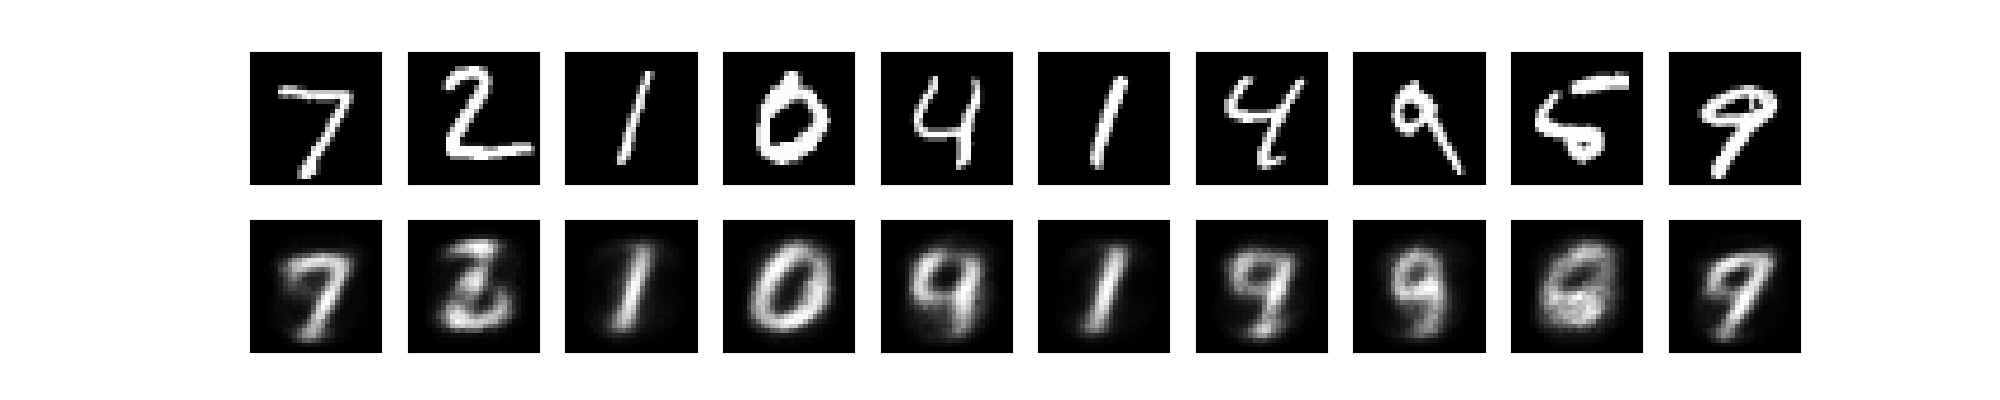

The script that saved this image:
#
#   simple_ae.py
#
#   Autoencoder tutorial code
#
from __future__ import absolute_import
from __future__ import division
from __future__ import print_function

import numpy as np
import matplotlib as mpl

mpl.use('Agg')
import matplotlib.pyplot as plt
import tensorflow as tf

# Import data
from tensorflow.examples.tutorials.mnist import input_data

mnist = input_data.read_data_sets("MNIST_data", one_hot=True)

# Variables
x = tf.placeholder("float", [None, 784])
y_ = tf.placeholder("float", [None, 10])

w_enc = tf.Variable(tf.random_normal([784, 625], mean=0.0, stddev=0.05))
w_dec = tf.Variable(tf.random_normal([625, 784], mean=0.0, stddev=0.05))

b_enc = tf.Variable(tf.zeros([625]))
b_dec = tf.Variable(tf.zeros([784]))


# Create the model
def model(X, w_e, b_e, w_d, b_d):
    encoded = tf.sigmoid(tf.matmul(X, w_e) + b_e)
    decoded = tf.sigmoid(tf.matmul(encoded, w_d) + b_d)

    return encoded, decoded


encoded, decoded = model(x, w_enc, b_enc, w_dec, b_dec)

# Cost Function basic term
cross_entropy = -1. * x * tf.log(decoded) - (1. - x) * tf.log(1. - decoded)
loss = tf.reduce_mean(cross_entropy)
train_step = tf.train.AdagradOptimizer(0.1).minimize(loss)

# Train
init = tf.initialize_all_variables()

with tf.Session() as sess:
    writer = tf.summary.FileWriter('./graphs/autoencoding/simple',sess.graph)
    sess.run(init)
    print('Training...')
    for i in range(10001):
        batch_xs, batch_ys = mnist.train.next_batch(128)
        train_step.run({x: batch_xs, y_: batch_ys})

        if i % 1000 == 0:
            train_loss = loss.eval({x: batch_xs, y_: batch_ys})
            print('  step, loss = %6d: %6.3f' % (i, train_loss))

    # generate decoded image with test data
    test_fd = {x: mnist.test.images, y_: mnist.test.labels}
    decoded_imgs = decoded.eval(test_fd)
    print('loss (test) = ', loss.eval(test_fd))

writer.close()
x_test = mnist.test.images

n = 10  # how many digits we will display
plt.figure(figsize=(20, 4))
for i in range(n):
    # display original
    ax = plt.subplot(2, n, i + 1)
    plt.imshow(x_test[i].reshape(28, 28))
    plt.gray()
    ax.get_xaxis().set_visible(False)
    ax.get_yaxis().set_visible(False)

    # display reconstruction
    ax = plt.subplot(2, n, i + 1 + n)
    plt.imshow(decoded_imgs[i].reshape(28, 28))
    plt.gray()
    ax.get_xaxis().set_visible(False)
    ax.get_yaxis().set_visible(False)

plt.savefig('simple_ae.png')
